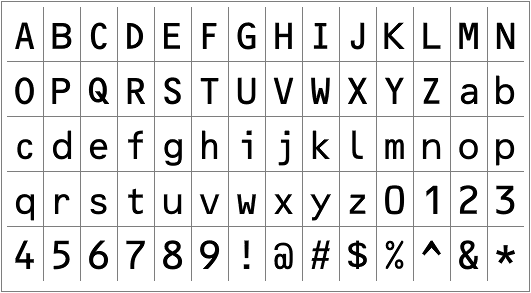
%> input picture ocrfonts.png, 531 x 293 px
$ octave --eval "result = boundbox;"   (GNU Octave 9; MATLAB toolbox functions it lacks are replaced by stand-ins)
%> lines starting %> are read from the running program, lines starting %| are printed output that depends on the picture; in (x1, y1, x2, y2) boxes, pixels count from 0 and x2, y2 are one past the last pixel; in counts of white or black regions, pixels touching at a corner belong together; the program's own positions count from 1
%This function is a continuation of the removelines function. In addition
%to removing lines and dots, this function segments and isolates all the
%characters in the ocrfonts.png file and creates a stats structure which
%will help in getting bounding boxes and these in turn will help in
%generating independent images of all characters for model estimation in
%OCR.

%Run this function in following manner to get all 5 outputs, otherwise it
%will only give the first output as the function output
%[stats,maxx,maxy,bw3,L] = boundbox();
function [stats,maxx,maxy,bw3,L] = boundbox()
    %This part is almost the same as removelines function
    img = imread('ocrfonts.png');
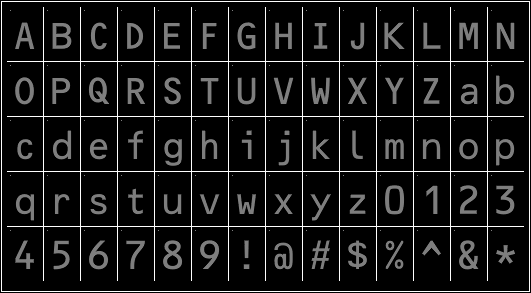
%> img: size 293x531 uint8; min 0, max 254, mean 22.8
    I = mat2gray(img);
    bw = im2bw(I,graythresh(I));
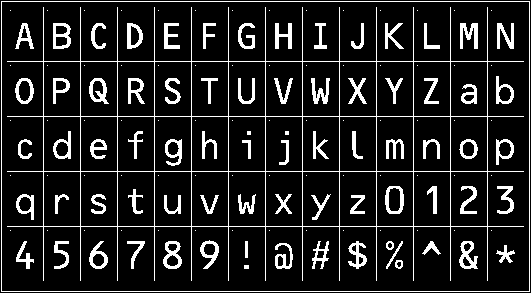
%> bw: size 293x531 logical; 12.7% white; 147 white regions (72 under 20 px), largest, box (x1, y1, x2, y2) and area: (7, 7, 524, 281) 5578, (1, 1, 530, 292) 1636, (460, 23, 478, 49) 276
    se = strel('rectangle',[2,2]);
    bw2 = imerode(bw,se);
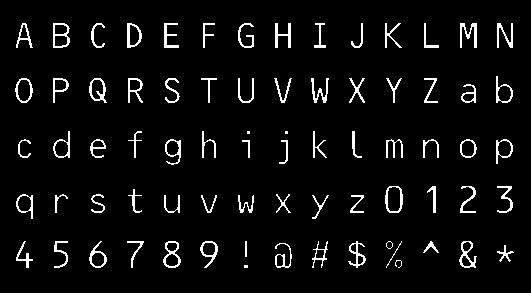
%> bw2: size 293x531 logical; 5.1% white in thin lines or dots, all inside (x1, y1, x2, y2) = (15, 23, 514, 268)
    bw3 = imdilate(bw2,se);
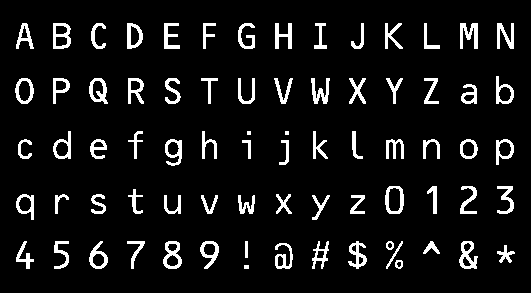
%> bw3: size 293x531 logical; 8% white; 75 white regions (2 under 20 px), largest, box (x1, y1, x2, y2) and area: (460, 23, 478, 49) 276, (459, 241, 478, 269) 271, (163, 241, 182, 269) 265

    %The new part starts here

    %This is for labeling components which are disconnected such as i,j etc
    %What this step does is that it expands the image boundaries by 5 pixel
    %so that the components are no longer disconnected
    bw4 = bwdist(bw3) <=5;
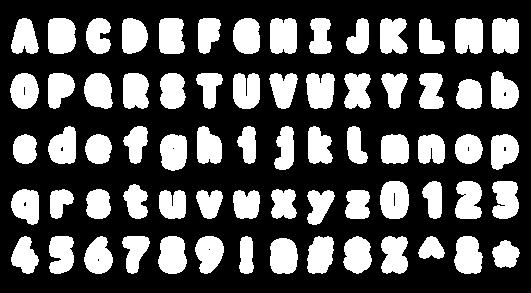
%> bw4: size 293x531 logical; 32.5% white; 70 white regions
    %This creates the labelmatrix for the above image
    L = labelmatrix(bwconncomp(bw4));
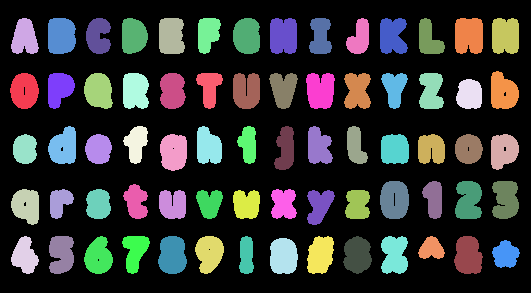
%> L: size 293x531 uint8; 71 distinct labels, from 0 to 70; one colour per label, 0 black
    %This will create a labelmatrix such that the background pixels replace
    %the expanded pixels in bw4 and so there is a single label for
    %disconnected components of i,j etc.
    L(~bw3)=0;
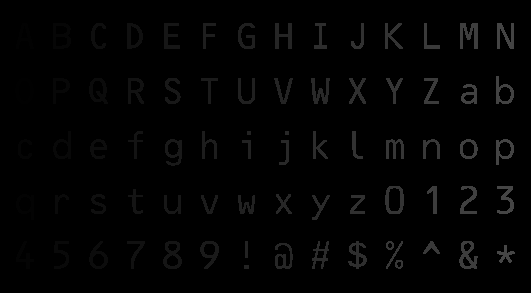
%> L: size 293x531 uint8; min 0, max 70, mean 2.8

    %This creates a structure named stats containing properties such as
    %pixel area and bounding box parameter for all labeled entitites
    %Bounding box is of the form [ulcorner width]
    %ulcorner is of form [x y]:co-ordinates of upper-left corner
    %width is of the form [xwidth ywidth]
    stats = regionprops(L,'Area','BoundingBox');
%> stats = 70 regions; largest, box (x1, y1, x2, y2) and Area: (460, 23, 478, 49) 276, (459, 241, 478, 269) 271, (163, 241, 182, 269) 265, (53, 23, 71, 49) 259, (348, 241, 367, 269) 247
    maxx = 0;
    maxy = 0;

    %This loop is for finding the maximum Bounding Box dimensions which
    %will be used to generate rescaled images of all characters, which will
    %have the same size for all characters
    for i=1:70
        if stats(i).BoundingBox(3) > maxx
            maxx = stats(i).BoundingBox(3);
        end
        if stats(i).BoundingBox(4) > maxy
            maxy = stats(i).BoundingBox(4);
        end
    end
%> this loop made 70 passes
%> (maxx, maxy) on pass 1: (19, 26)
%> maxy on passes 4, 40: 28, 34
%> `result = boundbox;`: result has the same summary as stats in boundbox
end

%%%%%%%%%%%%%%%%%%%%%%%%% FUNCTION DOCUMENTATION %%%%%%%%%%%%%%%%%%%%%%%%%%

%Boundbox function returns the variables 'stats','maxx','maxy','bw3','L'
%from the image 'ocrfonts.png'.

%imread, mat2gray, strel, imerode imdilate have been explained in
%'removelines.m'

%bwdist function computes the Euclidean distance transform of a binarized
%image which it takes as input. For each pixel in input image, the distance
%transform assigns a number that is the distance between that pixel and the
%nearest nonzero pixel(nearest white element in this case). In this file,
%it is used to connect the disconnected elements such as i,j etc by
%approximating a distance 5 and returns the image bw4.

%bwconncomp function takes in a binarized image as input and returns the
%connected components found in the input image.

%labelmatrix function takes in the Connected Component output of the
%bwconncomp function and returns a labeled matrix wherein each of the
%connected component is assigned a label number. The elements of the
%labelmatrix are integer values starting from 0 for the background pixels
%and 1,2,3,.. and so on for each pixel in a connected component. i.e, all
%the pixel in a connected component are assigned the same integer value.

%regionprops function calculated the specified properties of all the
%connected components in an image. In this file, the syntax used is
%regionprops(L,properties) and we get a structure called stats as the
%output. Some examples of properties for the connected components are
%'Area','BoundingBox',Perimeter' etc. The Boundbox property has been
%explained in the code.

%Summarizing the outputs of boundbox function
%stats is the structure containing the properties of the connected
%components of the binarized image.
%maxx and maxy are the maximum width and height respectively among all the
%BoundingBox dimensions.
%bw3 is the binarized image obtained after removing the lines and specks.
%L is the label matrix corresponding to the image bw3.
